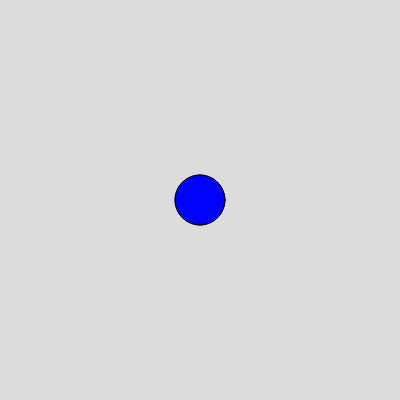
Frame 1 (no input)
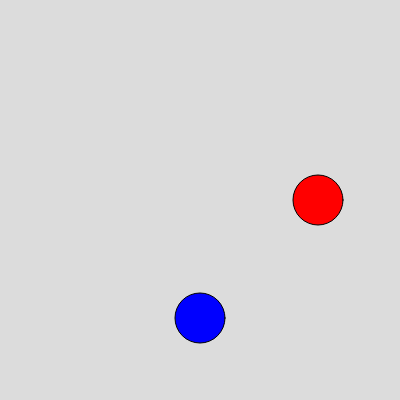
Frame 60 (no input)
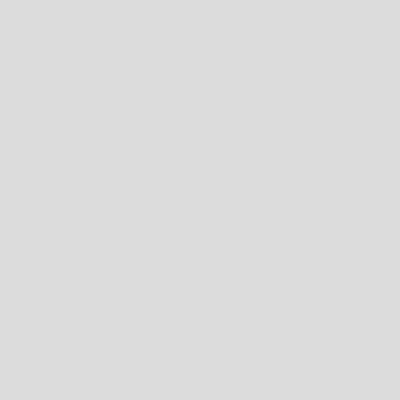
Frame 120 (the mouse pressed at the canvas centre since frame 60)

The p5.js sketch that drew these frames (run headless with seeded random() and noise() and a simulated clock; from frame 60 on, the mouse is pressed at the canvas centre):

// p5.js sketch
// ── sketch.js
let myCircle1;
let myCircle2;

let speed = 2;

// what happens if you make this negative?
let direction = 1;

function setup() {
  createCanvas(400, 400);

  myCircle0 = {
    color: "red",
    x: width / 2,
    y: height / 2,
    size: 50,
  };

  myCircle1 = {
    color: "blue",
    x: width / 2,
    y: height / 2,
    size: 50,
  };
}

function draw() {
  background(220);

  fill(myCircle0.color);
  circle(myCircle0.x, myCircle0.y, myCircle0.size);
  myCircle0.x += speed * direction;

  fill(myCircle1.color);
  circle(myCircle1.x, myCircle1.y, myCircle1.size);
  myCircle1.y += speed * direction;
}

// https://editor.p5js.org/jht1493/sketches/hdTctdqTA
// https://editor.p5js.org/enickles/sketches/jjqUJ2pjf
// Example - CC 21 WEEK 1 - Moving circle objects with speed and direction variables
